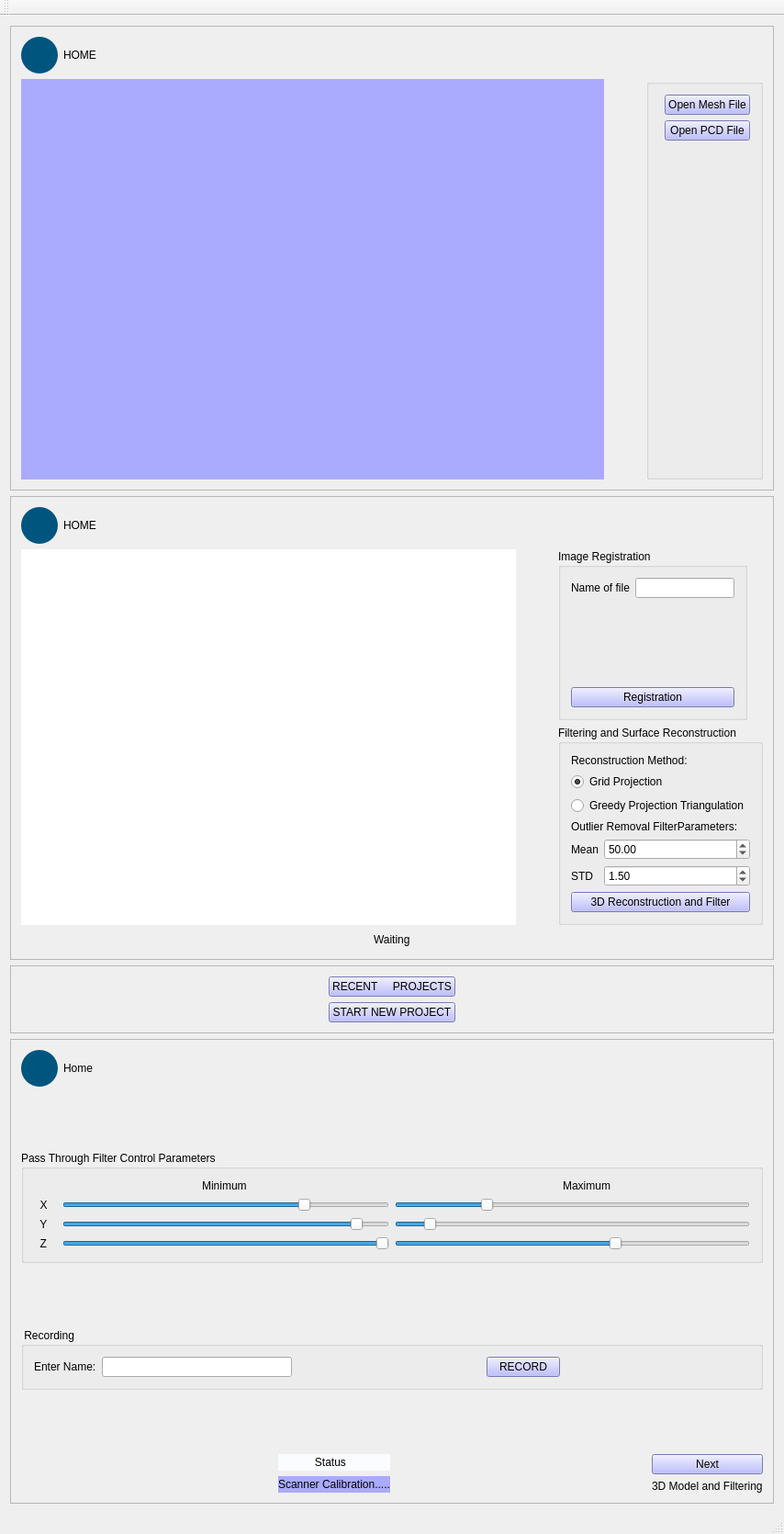
<?xml version="1.0" encoding="UTF-8"?>
<ui version="4.0">
 <class>ScannerWindow</class>
 <widget class="QMainWindow" name="ScannerWindow">
  <property name="geometry">
   <rect>
    <x>0</x>
    <y>0</y>
    <width>854</width>
    <height>1670</height>
   </rect>
  </property>
  <property name="windowTitle">
   <string/>
  </property>
  <property name="windowIcon">
   <iconset resource="myresourcefiles.qrc">
    <normaloff>:/Icons/Icon_3D.ico</normaloff>:/Icons/Icon_3D.ico</iconset>
  </property>
  <property name="autoFillBackground">
   <bool>true</bool>
  </property>
  <property name="iconSize">
   <size>
    <width>30</width>
    <height>30</height>
   </size>
  </property>
  <widget class="QWidget" name="centralWidget">
   <layout class="QVBoxLayout" name="verticalLayout_7">
    <item>
     <widget class="QFrame" name="viewPreviousScanWindowFrame">
      <property name="enabled">
       <bool>true</bool>
      </property>
      <property name="frameShape">
       <enum>QFrame::StyledPanel</enum>
      </property>
      <property name="frameShadow">
       <enum>QFrame::Raised</enum>
      </property>
      <layout class="QVBoxLayout" name="verticalLayout">
       <item>
        <layout class="QHBoxLayout" name="horizontalLayout_5">
         <item>
          <widget class="QPushButton" name="previousScanWindowHomeButton">
           <property name="minimumSize">
            <size>
             <width>40</width>
             <height>40</height>
            </size>
           </property>
           <property name="styleSheet">
            <string notr="true">background-color: rgb(0, 85, 127);
 border-style: none;
 border-width:1px;
 border-color: red;
 border-radius:20px;
 border-color: red;
 max-width:40px;
 max-height:40px;
 min-width:40px;
 min-height:40px;
</string>
           </property>
           <property name="text">
            <string/>
           </property>
           <property name="icon">
            <iconset resource="myresourcefiles.qrc">
             <normaloff>:/Icons/back-alt.png</normaloff>:/Icons/back-alt.png</iconset>
           </property>
          </widget>
         </item>
         <item>
          <widget class="QLabel" name="label_4">
           <property name="styleSheet">
            <string notr="true">font: 75 8pt &quot;MS Shell Dlg 2&quot;;</string>
           </property>
           <property name="text">
            <string>HOME</string>
           </property>
          </widget>
         </item>
         <item>
          <spacer name="horizontalSpacer_7">
           <property name="orientation">
            <enum>Qt::Horizontal</enum>
           </property>
           <property name="sizeHint" stdset="0">
            <size>
             <width>40</width>
             <height>20</height>
            </size>
           </property>
          </spacer>
         </item>
        </layout>
       </item>
       <item>
        <layout class="QHBoxLayout" name="horizontalLayout_6">
         <item>
          <widget class="QVTKWidget" name="qvtkWidget" native="true">
           <property name="sizePolicy">
            <sizepolicy hsizetype="Expanding" vsizetype="Expanding">
             <horstretch>0</horstretch>
             <verstretch>0</verstretch>
            </sizepolicy>
           </property>
           <property name="toolTip">
            <string>VTK Widget</string>
           </property>
           <property name="styleSheet">
            <string notr="true">background-color: rgb(170, 170, 255);</string>
           </property>
          </widget>
         </item>
         <item>
          <spacer name="horizontalSpacer_20">
           <property name="orientation">
            <enum>Qt::Horizontal</enum>
           </property>
           <property name="sizeType">
            <enum>QSizePolicy::Fixed</enum>
           </property>
           <property name="sizeHint" stdset="0">
            <size>
             <width>40</width>
             <height>20</height>
            </size>
           </property>
          </spacer>
         </item>
         <item>
          <widget class="QGroupBox" name="groupBox_2">
           <property name="sizePolicy">
            <sizepolicy hsizetype="Fixed" vsizetype="Preferred">
             <horstretch>0</horstretch>
             <verstretch>0</verstretch>
            </sizepolicy>
           </property>
           <property name="title">
            <string/>
           </property>
           <layout class="QFormLayout" name="formLayout">
            <item row="0" column="1">
             <widget class="QPushButton" name="openMeshButton">
              <property name="styleSheet">
               <string notr="true">background-color: rgb(170, 170, 255);
font: 75 10pt &quot;MS Shell Dlg 2&quot;;</string>
              </property>
              <property name="text">
               <string>Open Mesh File</string>
              </property>
             </widget>
            </item>
            <item row="1" column="1">
             <widget class="QPushButton" name="openPCDButton">
              <property name="styleSheet">
               <string notr="true">background-color: rgb(170, 170, 255);</string>
              </property>
              <property name="text">
               <string>Open PCD File</string>
              </property>
             </widget>
            </item>
           </layout>
          </widget>
         </item>
        </layout>
       </item>
      </layout>
     </widget>
    </item>
    <item>
     <widget class="QFrame" name="newScanFrame">
      <property name="sizePolicy">
       <sizepolicy hsizetype="Preferred" vsizetype="Preferred">
        <horstretch>0</horstretch>
        <verstretch>0</verstretch>
       </sizepolicy>
      </property>
      <property name="frameShape">
       <enum>QFrame::StyledPanel</enum>
      </property>
      <property name="frameShadow">
       <enum>QFrame::Raised</enum>
      </property>
      <property name="lineWidth">
       <number>-1</number>
      </property>
      <layout class="QVBoxLayout" name="verticalLayout_9">
       <item>
        <layout class="QHBoxLayout" name="horizontalLayout_3">
         <property name="sizeConstraint">
          <enum>QLayout::SetFixedSize</enum>
         </property>
         <item>
          <widget class="QPushButton" name="newScanFrameHomeButton">
           <property name="styleSheet">
            <string notr="true">background-color: rgb(0, 85, 127);
 border-style: none;
 border-width:1px;
 border-color: red;
 border-radius:20px;
 max-width:40px;
 max-height:40px;
 min-width:40px;
 min-height:40px;</string>
           </property>
           <property name="text">
            <string/>
           </property>
           <property name="icon">
            <iconset resource="myresourcefiles.qrc">
             <normaloff>:/Icons/back-alt.png</normaloff>:/Icons/back-alt.png</iconset>
           </property>
          </widget>
         </item>
         <item>
          <widget class="QLabel" name="label_5">
           <property name="styleSheet">
            <string notr="true">font: 75 8pt &quot;MS Shell Dlg 2&quot;;</string>
           </property>
           <property name="text">
            <string>HOME</string>
           </property>
          </widget>
         </item>
         <item>
          <spacer name="horizontalSpacer_5">
           <property name="orientation">
            <enum>Qt::Horizontal</enum>
           </property>
           <property name="sizeHint" stdset="0">
            <size>
             <width>40</width>
             <height>11</height>
            </size>
           </property>
          </spacer>
         </item>
        </layout>
       </item>
       <item>
        <layout class="QHBoxLayout" name="horizontalLayout_4">
         <item>
          <widget class="QVTKWidget" name="qvtkWidgetNewScan" native="true">
           <property name="sizePolicy">
            <sizepolicy hsizetype="Expanding" vsizetype="Expanding">
             <horstretch>0</horstretch>
             <verstretch>0</verstretch>
            </sizepolicy>
           </property>
           <property name="styleSheet">
            <string notr="true">background-color: rgb(255, 255, 255);</string>
           </property>
          </widget>
         </item>
         <item>
          <spacer name="horizontalSpacer_18">
           <property name="orientation">
            <enum>Qt::Horizontal</enum>
           </property>
           <property name="sizeType">
            <enum>QSizePolicy::Fixed</enum>
           </property>
           <property name="sizeHint" stdset="0">
            <size>
             <width>40</width>
             <height>20</height>
            </size>
           </property>
          </spacer>
         </item>
         <item>
          <layout class="QVBoxLayout" name="verticalLayout_4">
           <item>
            <widget class="QGroupBox" name="groupBox">
             <property name="sizePolicy">
              <sizepolicy hsizetype="Fixed" vsizetype="Preferred">
               <horstretch>0</horstretch>
               <verstretch>0</verstretch>
              </sizepolicy>
             </property>
             <property name="styleSheet">
              <string notr="true">font: 75 10pt &quot;MS Shell Dlg 2&quot;;</string>
             </property>
             <property name="title">
              <string>Image Registration </string>
             </property>
             <layout class="QVBoxLayout" name="verticalLayout_2">
              <item>
               <layout class="QFormLayout" name="formLayout_3">
                <item row="0" column="0">
                 <widget class="QLabel" name="label">
                  <property name="text">
                   <string>Name of file</string>
                  </property>
                 </widget>
                </item>
                <item row="0" column="1">
                 <widget class="QLineEdit" name="scanNameLineEdit"/>
                </item>
               </layout>
              </item>
              <item>
               <widget class="QPushButton" name="registerButon">
                <property name="styleSheet">
                 <string notr="true">background-color: rgb(170, 170, 255);
font: 75 10pt &quot;MS Shell Dlg 2&quot;;
</string>
                </property>
                <property name="text">
                 <string>Registration</string>
                </property>
               </widget>
              </item>
             </layout>
            </widget>
           </item>
           <item>
            <widget class="QGroupBox" name="groupBox_4">
             <property name="sizePolicy">
              <sizepolicy hsizetype="Fixed" vsizetype="Preferred">
               <horstretch>0</horstretch>
               <verstretch>0</verstretch>
              </sizepolicy>
             </property>
             <property name="styleSheet">
              <string notr="true">font: 75 10pt &quot;MS Shell Dlg 2&quot;;</string>
             </property>
             <property name="title">
              <string>Filtering and Surface Reconstruction</string>
             </property>
             <layout class="QVBoxLayout" name="verticalLayout_3">
              <item>
               <widget class="QLabel" name="label_2">
                <property name="text">
                 <string>Reconstruction Method:</string>
                </property>
               </widget>
              </item>
              <item>
               <widget class="QRadioButton" name="gridradioButton">
                <property name="text">
                 <string>Grid Projection</string>
                </property>
                <property name="checked">
                 <bool>true</bool>
                </property>
               </widget>
              </item>
              <item>
               <widget class="QRadioButton" name="triangradioButton">
                <property name="text">
                 <string>Greedy Projection Triangulation</string>
                </property>
               </widget>
              </item>
              <item>
               <widget class="QLabel" name="label_6">
                <property name="text">
                 <string>Outlier Removal FilterParameters:</string>
                </property>
               </widget>
              </item>
              <item>
               <layout class="QFormLayout" name="formLayout_2">
                <item row="0" column="0">
                 <widget class="QLabel" name="label_7">
                  <property name="text">
                   <string>Mean</string>
                  </property>
                 </widget>
                </item>
                <item row="0" column="1">
                 <widget class="QDoubleSpinBox" name="meandoubleSpinBox">
                  <property name="minimum">
                   <double>10.000000000000000</double>
                  </property>
                  <property name="singleStep">
                   <double>1.000000000000000</double>
                  </property>
                  <property name="value">
                   <double>50.000000000000000</double>
                  </property>
                 </widget>
                </item>
                <item row="1" column="0">
                 <widget class="QLabel" name="label_8">
                  <property name="text">
                   <string>STD</string>
                  </property>
                 </widget>
                </item>
                <item row="1" column="1">
                 <widget class="QDoubleSpinBox" name="stddoubleSpinBox">
                  <property name="maximum">
                   <double>10.000000000000000</double>
                  </property>
                  <property name="singleStep">
                   <double>0.500000000000000</double>
                  </property>
                  <property name="value">
                   <double>1.500000000000000</double>
                  </property>
                 </widget>
                </item>
               </layout>
              </item>
              <item>
               <widget class="QPushButton" name="filterButton">
                <property name="styleSheet">
                 <string notr="true">background-color: rgb(170, 170, 255);
font: 75 10pt &quot;MS Shell Dlg 2&quot;;
</string>
                </property>
                <property name="text">
                 <string>3D Reconstruction and Filter</string>
                </property>
               </widget>
              </item>
             </layout>
            </widget>
           </item>
          </layout>
         </item>
        </layout>
       </item>
       <item>
        <layout class="QHBoxLayout" name="horizontalLayout_10">
         <property name="sizeConstraint">
          <enum>QLayout::SetFixedSize</enum>
         </property>
         <item>
          <layout class="QHBoxLayout" name="horizontalLayout_9">
           <item>
            <spacer name="horizontalSpacer_6">
             <property name="orientation">
              <enum>Qt::Horizontal</enum>
             </property>
             <property name="sizeHint" stdset="0">
              <size>
               <width>40</width>
               <height>20</height>
              </size>
             </property>
            </spacer>
           </item>
          </layout>
         </item>
         <item>
          <widget class="QLabel" name="regFilterStatusLabel">
           <property name="text">
            <string>Waiting</string>
           </property>
          </widget>
         </item>
         <item>
          <spacer name="horizontalSpacer_9">
           <property name="orientation">
            <enum>Qt::Horizontal</enum>
           </property>
           <property name="sizeHint" stdset="0">
            <size>
             <width>40</width>
             <height>20</height>
            </size>
           </property>
          </spacer>
         </item>
        </layout>
       </item>
      </layout>
     </widget>
    </item>
    <item>
     <widget class="QFrame" name="homeFrame">
      <property name="frameShape">
       <enum>QFrame::StyledPanel</enum>
      </property>
      <property name="frameShadow">
       <enum>QFrame::Raised</enum>
      </property>
      <layout class="QVBoxLayout" name="verticalLayout_15">
       <item>
        <layout class="QHBoxLayout" name="horizontalLayout">
         <item>
          <spacer name="horizontalSpacer_2">
           <property name="orientation">
            <enum>Qt::Horizontal</enum>
           </property>
           <property name="sizeHint" stdset="0">
            <size>
             <width>40</width>
             <height>20</height>
            </size>
           </property>
          </spacer>
         </item>
         <item>
          <widget class="QPushButton" name="openPreviousScanWindowButton">
           <property name="styleSheet">
            <string notr="true">font: 75 10pt &quot;MS Shell Dlg 2&quot;;
background-color: rgb(170, 170, 255);</string>
           </property>
           <property name="text">
            <string>RECENT     PROJECTS</string>
           </property>
          </widget>
         </item>
         <item>
          <spacer name="horizontalSpacer_3">
           <property name="orientation">
            <enum>Qt::Horizontal</enum>
           </property>
           <property name="sizeHint" stdset="0">
            <size>
             <width>40</width>
             <height>20</height>
            </size>
           </property>
          </spacer>
         </item>
        </layout>
       </item>
       <item>
        <layout class="QHBoxLayout" name="horizontalLayout_2">
         <property name="spacing">
          <number>8</number>
         </property>
         <item>
          <spacer name="horizontalSpacer">
           <property name="orientation">
            <enum>Qt::Horizontal</enum>
           </property>
           <property name="sizeHint" stdset="0">
            <size>
             <width>40</width>
             <height>20</height>
            </size>
           </property>
          </spacer>
         </item>
         <item>
          <widget class="QPushButton" name="newScanWindowButton">
           <property name="styleSheet">
            <string notr="true">background-color: rgb(170, 170, 255);
font: 75 10pt &quot;MS Shell Dlg 2&quot;;
</string>
           </property>
           <property name="text">
            <string>START NEW PROJECT</string>
           </property>
          </widget>
         </item>
         <item>
          <spacer name="horizontalSpacer_4">
           <property name="orientation">
            <enum>Qt::Horizontal</enum>
           </property>
           <property name="sizeHint" stdset="0">
            <size>
             <width>40</width>
             <height>20</height>
            </size>
           </property>
          </spacer>
         </item>
        </layout>
       </item>
      </layout>
     </widget>
    </item>
    <item>
     <widget class="QFrame" name="CaliberationFrame">
      <property name="frameShape">
       <enum>QFrame::StyledPanel</enum>
      </property>
      <property name="frameShadow">
       <enum>QFrame::Raised</enum>
      </property>
      <layout class="QVBoxLayout" name="verticalLayout_17">
       <item>
        <layout class="QHBoxLayout" name="horizontalLayout_14">
         <item>
          <widget class="QPushButton" name="homeCalibrationButton">
           <property name="styleSheet">
            <string notr="true">background-color: rgb(0, 85, 127);
 border-style: none;
 border-width:1px;
 border-color: red;
 border-radius:20px;
 border-color: red;
 max-width:40px;
 max-height:40px;
 min-width:40px;
 min-height:40px;</string>
           </property>
           <property name="text">
            <string/>
           </property>
           <property name="icon">
            <iconset resource="myresourcefiles.qrc">
             <normaloff>:/Icons/back-alt.png</normaloff>:/Icons/back-alt.png</iconset>
           </property>
          </widget>
         </item>
         <item>
          <widget class="QLabel" name="label_16">
           <property name="text">
            <string>Home</string>
           </property>
          </widget>
         </item>
         <item>
          <spacer name="horizontalSpacer_17">
           <property name="orientation">
            <enum>Qt::Horizontal</enum>
           </property>
           <property name="sizeHint" stdset="0">
            <size>
             <width>40</width>
             <height>20</height>
            </size>
           </property>
          </spacer>
         </item>
        </layout>
       </item>
       <item>
        <spacer name="verticalSpacer_2">
         <property name="orientation">
          <enum>Qt::Vertical</enum>
         </property>
         <property name="sizeHint" stdset="0">
          <size>
           <width>20</width>
           <height>42</height>
          </size>
         </property>
        </spacer>
       </item>
       <item>
        <widget class="QGroupBox" name="groupBox_3">
         <property name="styleSheet">
          <string notr="true">border-color: rgb(170, 170, 255);</string>
         </property>
         <property name="title">
          <string>Pass Through Filter Control Parameters</string>
         </property>
         <layout class="QVBoxLayout" name="verticalLayout_5">
          <item>
           <layout class="QHBoxLayout" name="horizontalLayout_15">
            <item>
             <layout class="QVBoxLayout" name="verticalLayout_12">
              <item>
               <widget class="QLabel" name="label_11">
                <property name="styleSheet">
                 <string notr="true">font: 10pt &quot;MS Shell Dlg 2&quot;;</string>
                </property>
                <property name="text">
                 <string>                                                       Minimum</string>
                </property>
               </widget>
              </item>
              <item>
               <layout class="QFormLayout" name="formLayout_4">
                <item row="0" column="0">
                 <widget class="QLabel" name="label_12">
                  <property name="styleSheet">
                   <string notr="true">
font: 10pt &quot;MS Shell Dlg 2&quot;;</string>
                  </property>
                  <property name="text">
                   <string>  X</string>
                  </property>
                 </widget>
                </item>
                <item row="0" column="1">
                 <widget class="QSlider" name="xMinSlider">
                  <property name="sizePolicy">
                   <sizepolicy hsizetype="Expanding" vsizetype="Minimum">
                    <horstretch>0</horstretch>
                    <verstretch>0</verstretch>
                   </sizepolicy>
                  </property>
                  <property name="minimum">
                   <number>-20</number>
                  </property>
                  <property name="maximum">
                   <number>0</number>
                  </property>
                  <property name="singleStep">
                   <number>1</number>
                  </property>
                  <property name="pageStep">
                   <number>1</number>
                  </property>
                  <property name="value">
                   <number>-5</number>
                  </property>
                  <property name="sliderPosition">
                   <number>-5</number>
                  </property>
                  <property name="orientation">
                   <enum>Qt::Horizontal</enum>
                  </property>
                 </widget>
                </item>
                <item row="1" column="0">
                 <widget class="QLabel" name="label_13">
                  <property name="styleSheet">
                   <string notr="true">font: 10pt &quot;MS Shell Dlg 2&quot;;</string>
                  </property>
                  <property name="text">
                   <string>  Y   </string>
                  </property>
                 </widget>
                </item>
                <item row="1" column="1">
                 <widget class="QSlider" name="yMinSlider">
                  <property name="sizePolicy">
                   <sizepolicy hsizetype="Expanding" vsizetype="Minimum">
                    <horstretch>0</horstretch>
                    <verstretch>0</verstretch>
                   </sizepolicy>
                  </property>
                  <property name="minimum">
                   <number>-120</number>
                  </property>
                  <property name="maximum">
                   <number>0</number>
                  </property>
                  <property name="singleStep">
                   <number>1</number>
                  </property>
                  <property name="pageStep">
                   <number>1</number>
                  </property>
                  <property name="sliderPosition">
                   <number>-10</number>
                  </property>
                  <property name="orientation">
                   <enum>Qt::Horizontal</enum>
                  </property>
                 </widget>
                </item>
                <item row="2" column="0">
                 <widget class="QLabel" name="label_14">
                  <property name="styleSheet">
                   <string notr="true">font: 10pt &quot;MS Shell Dlg 2&quot;;</string>
                  </property>
                  <property name="text">
                   <string>  Z</string>
                  </property>
                 </widget>
                </item>
                <item row="2" column="1">
                 <widget class="QSlider" name="zMinSlider">
                  <property name="sizePolicy">
                   <sizepolicy hsizetype="Expanding" vsizetype="Minimum">
                    <horstretch>0</horstretch>
                    <verstretch>0</verstretch>
                   </sizepolicy>
                  </property>
                  <property name="minimum">
                   <number>-20</number>
                  </property>
                  <property name="maximum">
                   <number>0</number>
                  </property>
                  <property name="singleStep">
                   <number>1</number>
                  </property>
                  <property name="pageStep">
                   <number>1</number>
                  </property>
                  <property name="value">
                   <number>0</number>
                  </property>
                  <property name="sliderPosition">
                   <number>0</number>
                  </property>
                  <property name="orientation">
                   <enum>Qt::Horizontal</enum>
                  </property>
                 </widget>
                </item>
               </layout>
              </item>
             </layout>
            </item>
            <item>
             <layout class="QVBoxLayout" name="verticalLayout_11">
              <item>
               <widget class="QLabel" name="label_17">
                <property name="styleSheet">
                 <string notr="true">font: 10pt &quot;MS Shell Dlg 2&quot;;</string>
                </property>
                <property name="text">
                 <string>                                                       Maximum</string>
                </property>
               </widget>
              </item>
              <item>
               <widget class="QSlider" name="xMaxSlider">
                <property name="sizePolicy">
                 <sizepolicy hsizetype="Expanding" vsizetype="Minimum">
                  <horstretch>0</horstretch>
                  <verstretch>0</verstretch>
                 </sizepolicy>
                </property>
                <property name="minimum">
                 <number>0</number>
                </property>
                <property name="maximum">
                 <number>20</number>
                </property>
                <property name="singleStep">
                 <number>1</number>
                </property>
                <property name="pageStep">
                 <number>1</number>
                </property>
                <property name="value">
                 <number>5</number>
                </property>
                <property name="sliderPosition">
                 <number>5</number>
                </property>
                <property name="orientation">
                 <enum>Qt::Horizontal</enum>
                </property>
               </widget>
              </item>
              <item>
               <widget class="QSlider" name="yMaxSlider">
                <property name="sizePolicy">
                 <sizepolicy hsizetype="Expanding" vsizetype="Minimum">
                  <horstretch>0</horstretch>
                  <verstretch>0</verstretch>
                 </sizepolicy>
                </property>
                <property name="minimum">
                 <number>0</number>
                </property>
                <property name="maximum">
                 <number>120</number>
                </property>
                <property name="singleStep">
                 <number>1</number>
                </property>
                <property name="pageStep">
                 <number>1</number>
                </property>
                <property name="value">
                 <number>10</number>
                </property>
                <property name="sliderPosition">
                 <number>10</number>
                </property>
                <property name="orientation">
                 <enum>Qt::Horizontal</enum>
                </property>
               </widget>
              </item>
              <item>
               <widget class="QSlider" name="zMaxSlider">
                <property name="sizePolicy">
                 <sizepolicy hsizetype="Expanding" vsizetype="Minimum">
                  <horstretch>0</horstretch>
                  <verstretch>0</verstretch>
                 </sizepolicy>
                </property>
                <property name="minimum">
                 <number>0</number>
                </property>
                <property name="maximum">
                 <number>40</number>
                </property>
                <property name="singleStep">
                 <number>1</number>
                </property>
                <property name="pageStep">
                 <number>1</number>
                </property>
                <property name="value">
                 <number>25</number>
                </property>
                <property name="sliderPosition">
                 <number>25</number>
                </property>
                <property name="orientation">
                 <enum>Qt::Horizontal</enum>
                </property>
               </widget>
              </item>
             </layout>
            </item>
           </layout>
          </item>
         </layout>
        </widget>
       </item>
       <item>
        <spacer name="verticalSpacer_3">
         <property name="orientation">
          <enum>Qt::Vertical</enum>
         </property>
         <property name="sizeHint" stdset="0">
          <size>
           <width>20</width>
           <height>20</height>
          </size>
         </property>
        </spacer>
       </item>
       <item>
        <widget class="QGroupBox" name="groupBox_5">
         <property name="title">
          <string> Recording</string>
         </property>
         <layout class="QHBoxLayout" name="horizontalLayout_8">
          <item>
           <widget class="QLabel" name="label_15">
            <property name="styleSheet">
             <string notr="true">font: 75 10pt &quot;MS Shell Dlg 2&quot;;</string>
            </property>
            <property name="text">
             <string>Enter Name:</string>
            </property>
           </widget>
          </item>
          <item>
           <widget class="QLineEdit" name="toBeScanPersonNameLineEdit">
            <property name="styleSheet">
             <string notr="true">font: 75 10pt &quot;MS Shell Dlg 2&quot;;
</string>
            </property>
           </widget>
          </item>
          <item>
           <spacer name="horizontalSpacer_25">
            <property name="orientation">
             <enum>Qt::Horizontal</enum>
            </property>
            <property name="sizeHint" stdset="0">
             <size>
              <width>206</width>
              <height>20</height>
             </size>
            </property>
           </spacer>
          </item>
          <item>
           <widget class="QPushButton" name="recordButton">
            <property name="styleSheet">
             <string notr="true">background-color: rgb(170, 170, 255);
font: 10pt &quot;MS Shell Dlg 2&quot;;</string>
            </property>
            <property name="text">
             <string>RECORD</string>
            </property>
           </widget>
          </item>
          <item>
           <spacer name="horizontalSpacer_28">
            <property name="orientation">
             <enum>Qt::Horizontal</enum>
            </property>
            <property name="sizeHint" stdset="0">
             <size>
              <width>205</width>
              <height>20</height>
             </size>
            </property>
           </spacer>
          </item>
         </layout>
        </widget>
       </item>
       <item>
        <spacer name="verticalSpacer">
         <property name="orientation">
          <enum>Qt::Vertical</enum>
         </property>
         <property name="sizeHint" stdset="0">
          <size>
           <width>20</width>
           <height>42</height>
          </size>
         </property>
        </spacer>
       </item>
       <item>
        <layout class="QHBoxLayout" name="horizontalLayout_17">
         <item>
          <spacer name="horizontalSpacer_26">
           <property name="orientation">
            <enum>Qt::Horizontal</enum>
           </property>
           <property name="sizeHint" stdset="0">
            <size>
             <width>40</width>
             <height>20</height>
            </size>
           </property>
          </spacer>
         </item>
         <item>
          <layout class="QVBoxLayout" name="verticalLayout_14">
           <item>
            <widget class="QLabel" name="label_18">
             <property name="styleSheet">
              <string notr="true">font: 75 10pt &quot;MS Shell Dlg 2&quot;;
background-color: rgb(251, 252, 255);</string>
             </property>
             <property name="text">
              <string>            Status</string>
             </property>
            </widget>
           </item>
           <item>
            <widget class="QLabel" name="scanStatusLabel">
             <property name="styleSheet">
              <string notr="true">background-color: rgb(170, 170, 255);
font: 75 10pt &quot;MS Shell Dlg 2&quot;;</string>
             </property>
             <property name="text">
              <string>Scanner Calibration.....</string>
             </property>
            </widget>
           </item>
          </layout>
         </item>
         <item>
          <spacer name="horizontalSpacer_27">
           <property name="orientation">
            <enum>Qt::Horizontal</enum>
           </property>
           <property name="sizeHint" stdset="0">
            <size>
             <width>40</width>
             <height>20</height>
            </size>
           </property>
          </spacer>
         </item>
         <item>
          <layout class="QVBoxLayout" name="verticalLayout_6">
           <item>
            <widget class="QPushButton" name="nextCalibrationButton">
             <property name="styleSheet">
              <string notr="true">background-color: rgb(170, 170, 255);
font: 75 10pt &quot;MS Shell Dlg 2&quot;;</string>
             </property>
             <property name="text">
              <string>Next</string>
             </property>
            </widget>
           </item>
           <item>
            <widget class="QLabel" name="label_21">
             <property name="styleSheet">
              <string notr="true">font: 75 10pt &quot;MS Shell Dlg 2&quot;;</string>
             </property>
             <property name="text">
              <string>3D Model and Filtering</string>
             </property>
            </widget>
           </item>
          </layout>
         </item>
        </layout>
       </item>
      </layout>
     </widget>
    </item>
   </layout>
  </widget>
  <widget class="QMenuBar" name="menuBar">
   <property name="geometry">
    <rect>
     <x>0</x>
     <y>0</y>
     <width>854</width>
     <height>21</height>
    </rect>
   </property>
  </widget>
  <widget class="QToolBar" name="mainToolBar">
   <attribute name="toolBarArea">
    <enum>TopToolBarArea</enum>
   </attribute>
   <attribute name="toolBarBreak">
    <bool>false</bool>
   </attribute>
  </widget>
  <widget class="QStatusBar" name="statusBar"/>
 </widget>
 <layoutdefault spacing="6" margin="11"/>
 <customwidgets>
  <customwidget>
   <class>QVTKWidget</class>
   <extends>QWidget</extends>
   <header>QVTKWidget.h</header>
  </customwidget>
 </customwidgets>
 <resources>
  <include location="myresourcefiles.qrc"/>
 </resources>
 <connections/>
</ui>
